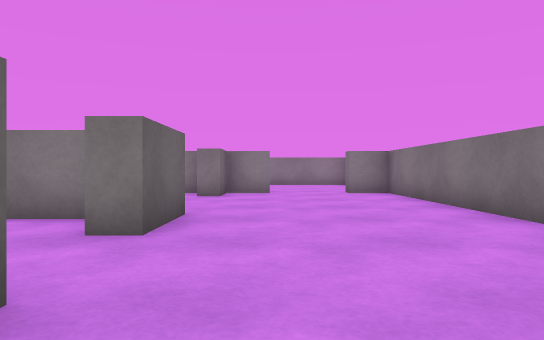
[1] (above)

16 first-person views from a walk through a Unity game level. The camera is 0.34 m above the floor, looks level and sees 70° across. The floor is counted in squares, 0.5 m on a side. Each view is taken from the middle of a square. On the plan, view 1 faces up. The plan holds only what a view shows up to about 11 squares ahead; the rest is blank. Surface patterns are stand-ins for the level's own textures.

[2]
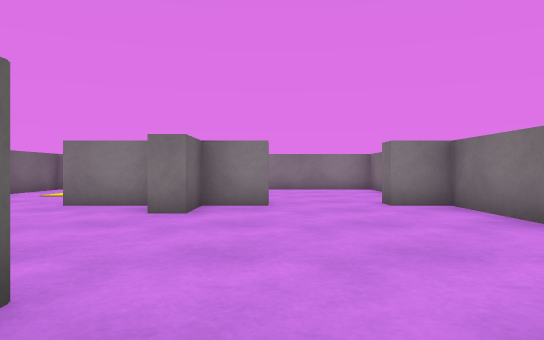

[3]
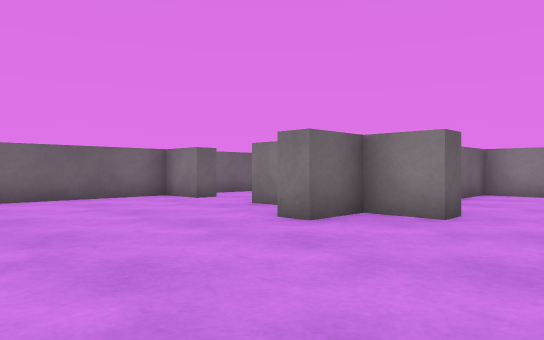

[4]
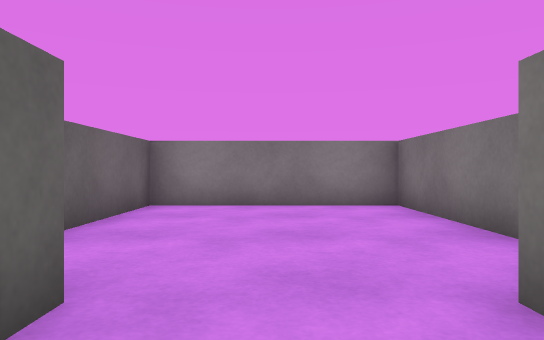

[5]
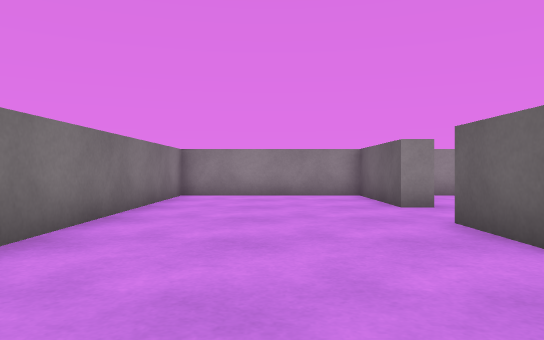

[6]
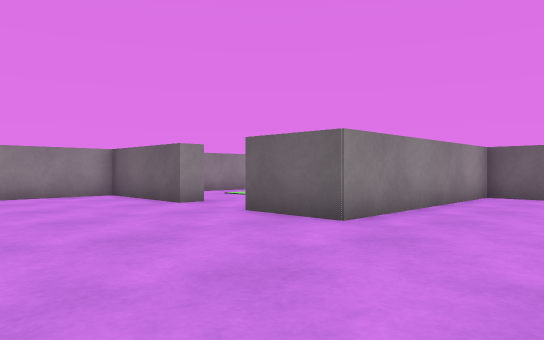

[7]
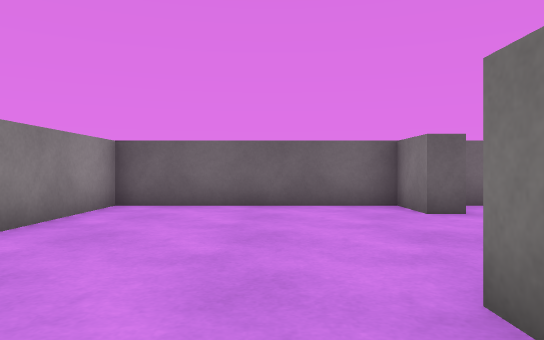

[8]
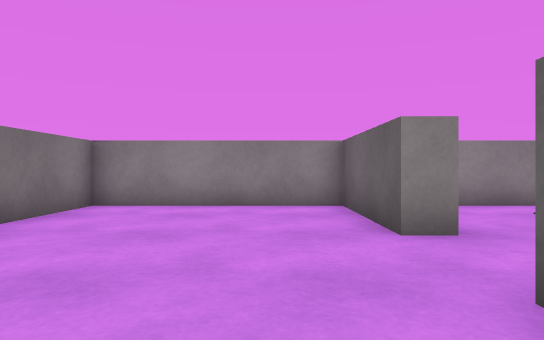

[9]
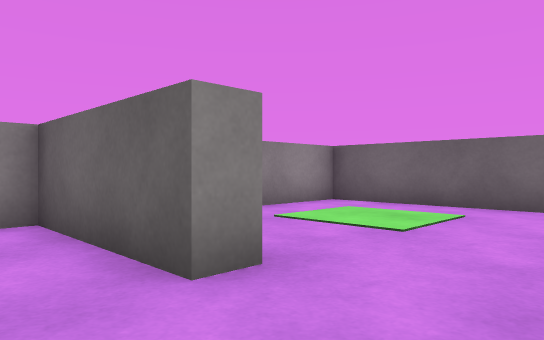

[10]
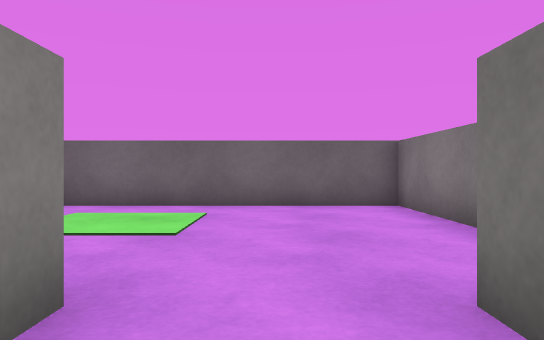

[11]
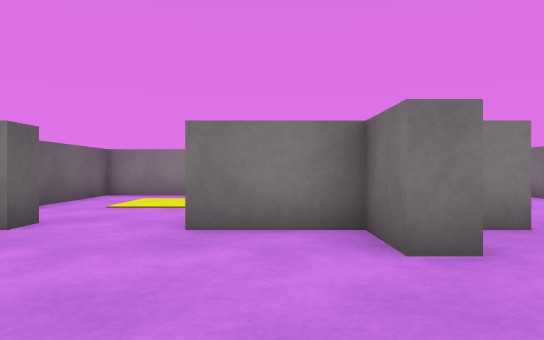

[12]
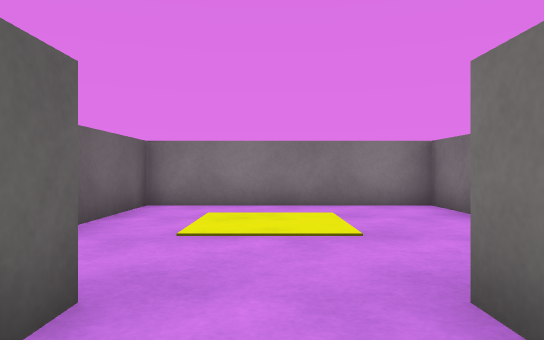

[13]
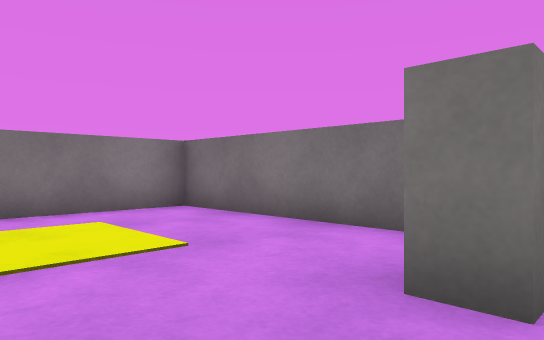

[14]
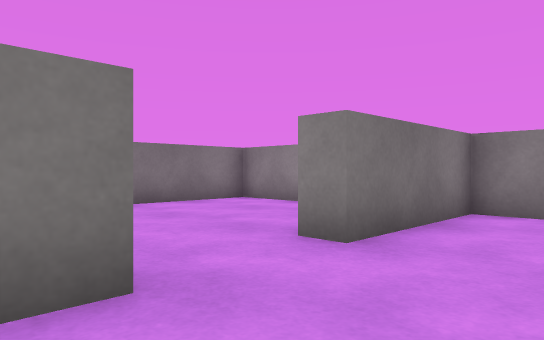

[15]
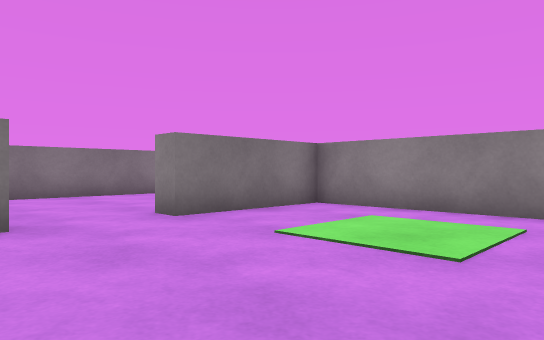

[16]
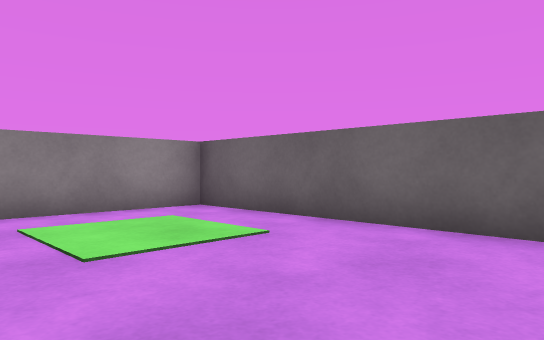

### Floor plan
Points are (right, up) in squares from view 1. A wall is a line through its corners. A room is listed if a view was taken in it or the views show most of it. See-through windows are left out.
Room 1 (views 1, 2, 3, 4, 5, 6, 7, 8, 9, 10, 11, 12, 13)
walls: (-0.1, 12) (-0.1, 11.4) (-1.3, 11.4) (-1.3, 10.1) (-1.9, 10.1) (-1.9, 11.4) (-4, 11.4) (-4, 12); (-1.3, 2) (-1.3, -1.4) (3.4, -1.4) (3.4, 11.4) (2.3, 11.4) (2.3, 12); (3.4, 13.8) (3.4, 17.4) (-1.3, 17.4) (-1.3, 14.2); (-6, 12) (-6, 11.4) (-7.4, 11.4) (-7.4, 6) (-1.3, 6) (-1.3, 4)
ways out: opening at (-1.5, 3) to room 2; opening at (-4.5, 12) to room 3
Room 2 (views 14, 15, 16)
walls: (-1.3, 4) (-1.9, 4) (-1.9, 4.8); (-2.5, 5.4) (-7.4, 5.4) (-7.4, -1.4) (-1.9, -1.4) (-1.9, 2) (-1.3, 2)
ways out: opening at (-1.5, 3) to room 1
Room 3 (no view inside)
walls: (-1.9, 13) (-1.9, 17.4) (-7.4, 17.4) (-7.4, 12.6)
ways out: opening at (-4.5, 12) to room 1

Positions as (right, up) in squares from view 1, and headings:
1: (0, 0), facing up
2: (0, 4), facing up
3: (2, 6), facing up-left
4: (1, 10), facing up
5: (1, 9), facing down
6: (3, 9), facing down-left
7: (0, 9), facing left
8: (0, 6), facing down
9: (0, 4), facing down-left
10: (0, 3), facing left
11: (-3, 7), facing up
12: (-5, 10), facing up
13: (-6, 11), facing up-right
14: (-4, 5), facing down-right
15: (-7, 5), facing down-right
16: (-3, 5), facing down-left
